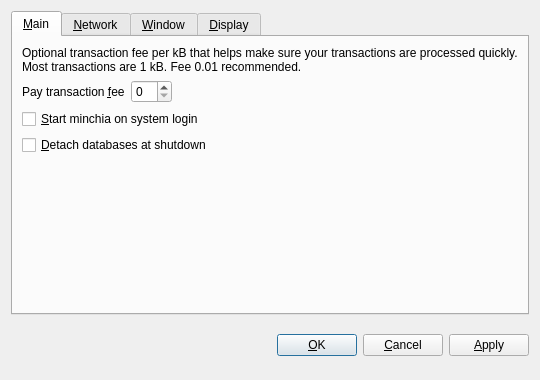
<?xml version="1.0" encoding="UTF-8"?>
<ui version="4.0">
 <class>OptionsDialog</class>
 <widget class="QDialog" name="OptionsDialog">
  <property name="geometry">
   <rect>
    <x>0</x>
    <y>0</y>
    <width>540</width>
    <height>380</height>
   </rect>
  </property>
  <property name="windowTitle">
   <string>Options</string>
  </property>
  <property name="modal">
   <bool>true</bool>
  </property>
  <layout class="QVBoxLayout" name="verticalLayout">
   <item>
    <widget class="QTabWidget" name="tabWidget">
     <property name="tabPosition">
      <enum>QTabWidget::North</enum>
     </property>
     <property name="currentIndex">
      <number>0</number>
     </property>
     <widget class="QWidget" name="tabMain">
      <attribute name="title">
       <string>&amp;Main</string>
      </attribute>
      <layout class="QVBoxLayout" name="verticalLayout_Main">
       <item>
        <widget class="QLabel" name="transactionFeeInfoLabel">
         <property name="text">
          <string>Optional transaction fee per kB that helps make sure your transactions are processed quickly. Most transactions are 1 kB. Fee 0.01 recommended.</string>
         </property>
         <property name="textFormat">
          <enum>Qt::PlainText</enum>
         </property>
         <property name="wordWrap">
          <bool>true</bool>
         </property>
        </widget>
       </item>
       <item>
        <layout class="QHBoxLayout" name="horizontalLayout_Main">
         <item>
          <widget class="QLabel" name="transactionFeeLabel">
           <property name="text">
            <string>Pay transaction &amp;fee</string>
           </property>
           <property name="textFormat">
            <enum>Qt::PlainText</enum>
           </property>
           <property name="buddy">
            <cstring>transactionFee</cstring>
           </property>
          </widget>
         </item>
         <item>
          <widget class="BitcoinAmountField" name="transactionFee"/>
         </item>
         <item>
          <spacer name="horizontalSpacer_Main">
           <property name="orientation">
            <enum>Qt::Horizontal</enum>
           </property>
           <property name="sizeHint" stdset="0">
            <size>
             <width>40</width>
             <height>20</height>
            </size>
           </property>
          </spacer>
         </item>
        </layout>
       </item>
       <item>
        <widget class="QCheckBox" name="bitcoinAtStartup">
         <property name="toolTip">
          <string>Automatically start minchia after logging in to the system.</string>
         </property>
         <property name="text">
          <string>&amp;Start minchia on system login</string>
         </property>
        </widget>
       </item>
       <item>
        <widget class="QCheckBox" name="detachDatabases">
         <property name="toolTip">
          <string>Detach block and address databases at shutdown. This means they can be moved to another data directory, but it slows down shutdown. The wallet is always detached.</string>
         </property>
         <property name="text">
          <string>&amp;Detach databases at shutdown</string>
         </property>
        </widget>
       </item>
       <item>
        <spacer name="verticalSpacer_Main">
         <property name="orientation">
          <enum>Qt::Vertical</enum>
         </property>
         <property name="sizeHint" stdset="0">
          <size>
           <width>20</width>
           <height>40</height>
          </size>
         </property>
        </spacer>
       </item>
      </layout>
     </widget>
     <widget class="QWidget" name="tabNetwork">
      <attribute name="title">
       <string>&amp;Network</string>
      </attribute>
      <layout class="QVBoxLayout" name="verticalLayout_Network">
       <item>
        <widget class="QCheckBox" name="mapPortUpnp">
         <property name="toolTip">
          <string>Automatically open the minchia client port on the router. This only works when your router supports UPnP and it is enabled.</string>
         </property>
         <property name="text">
          <string>Map port using &amp;UPnP</string>
         </property>
        </widget>
       </item>
       <item>
        <widget class="QCheckBox" name="connectSocks">
         <property name="toolTip">
          <string>Connect to the minchia network through a SOCKS proxy (e.g. when connecting through Tor).</string>
         </property>
         <property name="text">
          <string>&amp;Connect through SOCKS proxy:</string>
         </property>
        </widget>
       </item>
       <item>
        <layout class="QHBoxLayout" name="horizontalLayout_Network">
         <item>
          <widget class="QLabel" name="proxyIpLabel">
           <property name="text">
            <string>Proxy &amp;IP:</string>
           </property>
           <property name="textFormat">
            <enum>Qt::PlainText</enum>
           </property>
           <property name="buddy">
            <cstring>proxyIp</cstring>
           </property>
          </widget>
         </item>
         <item>
          <widget class="QValidatedLineEdit" name="proxyIp">
           <property name="maximumSize">
            <size>
             <width>140</width>
             <height>16777215</height>
            </size>
           </property>
           <property name="toolTip">
            <string>IP address of the proxy (e.g. 127.0.0.1)</string>
           </property>
          </widget>
         </item>
         <item>
          <widget class="QLabel" name="proxyPortLabel">
           <property name="text">
            <string>&amp;Port:</string>
           </property>
           <property name="textFormat">
            <enum>Qt::PlainText</enum>
           </property>
           <property name="buddy">
            <cstring>proxyPort</cstring>
           </property>
          </widget>
         </item>
         <item>
          <widget class="QLineEdit" name="proxyPort">
           <property name="maximumSize">
            <size>
             <width>55</width>
             <height>16777215</height>
            </size>
           </property>
           <property name="toolTip">
            <string>Port of the proxy (e.g. 9050)</string>
           </property>
          </widget>
         </item>
         <item>
          <widget class="QLabel" name="socksVersionLabel">
           <property name="text">
            <string>SOCKS &amp;Version:</string>
           </property>
           <property name="textFormat">
            <enum>Qt::PlainText</enum>
           </property>
           <property name="buddy">
            <cstring>socksVersion</cstring>
           </property>
          </widget>
         </item>
         <item>
          <widget class="QValueComboBox" name="socksVersion">
           <property name="toolTip">
            <string>SOCKS version of the proxy (e.g. 5)</string>
           </property>
          </widget>
         </item>
         <item>
          <spacer name="horizontalSpacer_Network">
           <property name="orientation">
            <enum>Qt::Horizontal</enum>
           </property>
           <property name="sizeHint" stdset="0">
            <size>
             <width>40</width>
             <height>20</height>
            </size>
           </property>
          </spacer>
         </item>
        </layout>
       </item>
       <item>
        <spacer name="verticalSpacer_Network">
         <property name="orientation">
          <enum>Qt::Vertical</enum>
         </property>
         <property name="sizeHint" stdset="0">
          <size>
           <width>20</width>
           <height>40</height>
          </size>
         </property>
        </spacer>
       </item>
      </layout>
     </widget>
     <widget class="QWidget" name="tabWindow">
      <attribute name="title">
       <string>&amp;Window</string>
      </attribute>
      <layout class="QVBoxLayout" name="verticalLayout_Window">
       <item>
        <widget class="QCheckBox" name="minimizeToTray">
         <property name="toolTip">
          <string>Show only a tray icon after minimizing the window.</string>
         </property>
         <property name="text">
          <string>&amp;Minimize to the tray instead of the taskbar</string>
         </property>
        </widget>
       </item>
       <item>
        <widget class="QCheckBox" name="minimizeOnClose">
         <property name="toolTip">
          <string>Minimize instead of exit the application when the window is closed. When this option is enabled, the application will be closed only after selecting Quit in the menu.</string>
         </property>
         <property name="text">
          <string>M&amp;inimize on close</string>
         </property>
        </widget>
       </item>
       <item>
        <spacer name="verticalSpacer_Window">
         <property name="orientation">
          <enum>Qt::Vertical</enum>
         </property>
         <property name="sizeHint" stdset="0">
          <size>
           <width>20</width>
           <height>40</height>
          </size>
         </property>
        </spacer>
       </item>
      </layout>
     </widget>
     <widget class="QWidget" name="tabDisplay">
      <attribute name="title">
       <string>&amp;Display</string>
      </attribute>
      <layout class="QVBoxLayout" name="verticalLayout_Display">
       <item>
        <layout class="QHBoxLayout" name="horizontalLayout_1_Display">
         <item>
          <widget class="QLabel" name="langLabel">
           <property name="text">
            <string>User Interface &amp;language:</string>
           </property>
           <property name="textFormat">
            <enum>Qt::PlainText</enum>
           </property>
           <property name="buddy">
            <cstring>lang</cstring>
           </property>
          </widget>
         </item>
         <item>
          <widget class="QValueComboBox" name="lang">
           <property name="toolTip">
            <string>The user interface language can be set here. This setting will take effect after restarting minchia.</string>
           </property>
          </widget>
         </item>
        </layout>
       </item>
       <item>
        <layout class="QHBoxLayout" name="horizontalLayout_2_Display">
         <item>
          <widget class="QLabel" name="unitLabel">
           <property name="text">
            <string>&amp;Unit to show amounts in:</string>
           </property>
           <property name="textFormat">
            <enum>Qt::PlainText</enum>
           </property>
           <property name="buddy">
            <cstring>unit</cstring>
           </property>
          </widget>
         </item>
         <item>
          <widget class="QValueComboBox" name="unit">
           <property name="toolTip">
            <string>Choose the default subdivision unit to show in the interface and when sending coins.</string>
           </property>
          </widget>
         </item>
        </layout>
       </item>
       <item>
        <widget class="QCheckBox" name="displayAddresses">
         <property name="toolTip">
          <string>Whether to show minchia addresses in the transaction list or not.</string>
         </property>
         <property name="text">
          <string>&amp;Display addresses in transaction list</string>
         </property>
        </widget>
       </item>
       <item>
        <widget class="QCheckBox" name="coinControlFeatures">
         <property name="toolTip">
          <string>Whether to show coin control features or not.</string>
         </property>
         <property name="text">
          <string>Display coin &amp;control features (experts only!)</string>
         </property>
        </widget>
       </item>
       <item>
        <spacer name="verticalSpacer_Display">
         <property name="orientation">
          <enum>Qt::Vertical</enum>
         </property>
         <property name="sizeHint" stdset="0">
          <size>
           <width>20</width>
           <height>40</height>
          </size>
         </property>
        </spacer>
       </item>
      </layout>
     </widget>
    </widget>
   </item>
   <item>
    <layout class="QHBoxLayout" name="horizontalLayout_Buttons">
     <item>
      <spacer name="horizontalSpacer_1">
       <property name="orientation">
        <enum>Qt::Horizontal</enum>
       </property>
       <property name="sizeHint" stdset="0">
        <size>
         <width>40</width>
         <height>48</height>
        </size>
       </property>
      </spacer>
     </item>
     <item>
      <widget class="QLabel" name="statusLabel">
       <property name="font">
        <font>
         <weight>75</weight>
         <bold>true</bold>
        </font>
       </property>
       <property name="text">
        <string/>
       </property>
       <property name="textFormat">
        <enum>Qt::PlainText</enum>
       </property>
       <property name="wordWrap">
        <bool>true</bool>
       </property>
      </widget>
     </item>
     <item>
      <spacer name="horizontalSpacer_2">
       <property name="orientation">
        <enum>Qt::Horizontal</enum>
       </property>
       <property name="sizeHint" stdset="0">
        <size>
         <width>40</width>
         <height>48</height>
        </size>
       </property>
      </spacer>
     </item>
     <item>
      <widget class="QPushButton" name="okButton">
       <property name="text">
        <string>&amp;OK</string>
       </property>
      </widget>
     </item>
     <item>
      <widget class="QPushButton" name="cancelButton">
       <property name="text">
        <string>&amp;Cancel</string>
       </property>
       <property name="autoDefault">
        <bool>false</bool>
       </property>
      </widget>
     </item>
     <item>
      <widget class="QPushButton" name="applyButton">
       <property name="text">
        <string>&amp;Apply</string>
       </property>
       <property name="autoDefault">
        <bool>false</bool>
       </property>
      </widget>
     </item>
    </layout>
   </item>
  </layout>
 </widget>
 <customwidgets>
  <customwidget>
   <class>BitcoinAmountField</class>
   <extends>QSpinBox</extends>
   <header>bitcoinamountfield.h</header>
  </customwidget>
  <customwidget>
   <class>QValueComboBox</class>
   <extends>QComboBox</extends>
   <header>qvaluecombobox.h</header>
  </customwidget>
  <customwidget>
   <class>QValidatedLineEdit</class>
   <extends>QLineEdit</extends>
   <header>qvalidatedlineedit.h</header>
  </customwidget>
 </customwidgets>
 <resources/>
 <connections/>
</ui>
